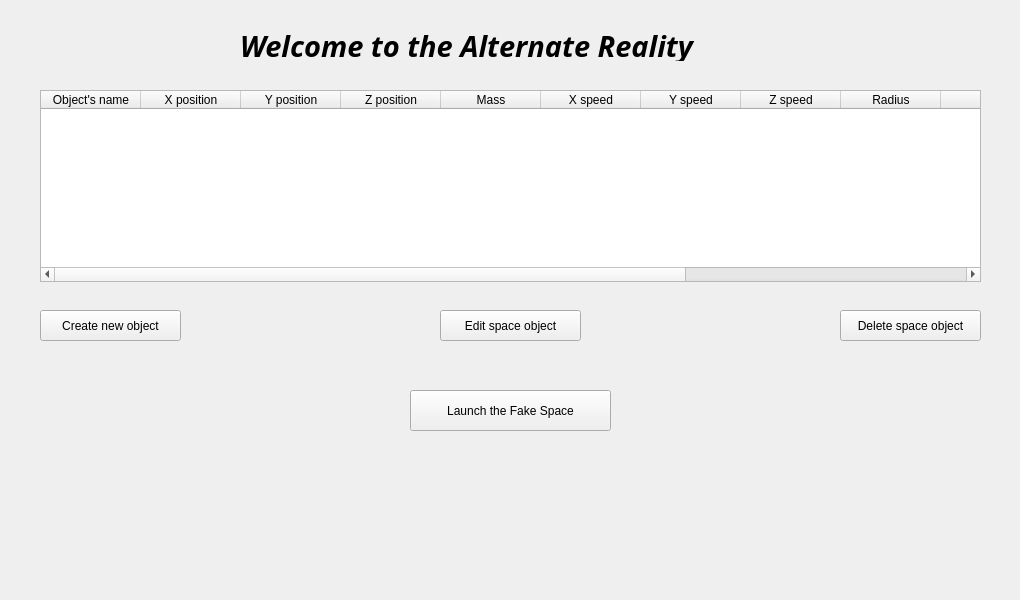
<?xml version="1.0" encoding="UTF-8"?>
<ui version="4.0">
 <class>MainWindow</class>
 <widget class="QMainWindow" name="MainWindow">
  <property name="geometry">
   <rect>
    <x>0</x>
    <y>0</y>
    <width>1020</width>
    <height>600</height>
   </rect>
  </property>
  <property name="windowTitle">
   <string>Welcome to the FAKE space</string>
  </property>
  <widget class="QWidget" name="centralwidget">
   <widget class="QPushButton" name="pushButton">
    <property name="geometry">
     <rect>
      <x>410</x>
      <y>390</y>
      <width>201</width>
      <height>41</height>
     </rect>
    </property>
    <property name="text">
     <string>Launch the Fake Space</string>
    </property>
   </widget>
   <widget class="QPushButton" name="pushButton_3">
    <property name="geometry">
     <rect>
      <x>40</x>
      <y>310</y>
      <width>141</width>
      <height>31</height>
     </rect>
    </property>
    <property name="text">
     <string>Create new object</string>
    </property>
   </widget>
   <widget class="QTableWidget" name="tableWidget">
    <property name="geometry">
     <rect>
      <x>40</x>
      <y>90</y>
      <width>941</width>
      <height>192</height>
     </rect>
    </property>
    <column>
     <property name="text">
      <string>Object's name</string>
     </property>
    </column>
    <column>
     <property name="text">
      <string>X position</string>
     </property>
    </column>
    <column>
     <property name="text">
      <string>Y position</string>
     </property>
    </column>
    <column>
     <property name="text">
      <string>Z position</string>
     </property>
    </column>
    <column>
     <property name="text">
      <string>Mass</string>
     </property>
    </column>
    <column>
     <property name="text">
      <string>X speed</string>
     </property>
    </column>
    <column>
     <property name="text">
      <string>Y speed</string>
     </property>
    </column>
    <column>
     <property name="text">
      <string>Z speed</string>
     </property>
    </column>
    <column>
     <property name="text">
      <string>Radius</string>
     </property>
    </column>
    <column>
     <property name="text">
      <string>Red</string>
     </property>
    </column>
    <column>
     <property name="text">
      <string>Blue</string>
     </property>
    </column>
    <column>
     <property name="text">
      <string>Green</string>
     </property>
    </column>
    <column>
     <property name="text">
      <string>Object's type</string>
     </property>
    </column>
   </widget>
   <widget class="QPushButton" name="pushButton_4">
    <property name="geometry">
     <rect>
      <x>440</x>
      <y>310</y>
      <width>141</width>
      <height>31</height>
     </rect>
    </property>
    <property name="text">
     <string>Edit space object</string>
    </property>
   </widget>
   <widget class="QPushButton" name="pushButton_5">
    <property name="geometry">
     <rect>
      <x>840</x>
      <y>310</y>
      <width>141</width>
      <height>31</height>
     </rect>
    </property>
    <property name="text">
     <string>Delete space object</string>
    </property>
   </widget>
   <widget class="QLabel" name="label">
    <property name="geometry">
     <rect>
      <x>240</x>
      <y>30</y>
      <width>591</width>
      <height>31</height>
     </rect>
    </property>
    <property name="font">
     <font>
      <family>Monotype Corsiva</family>
      <pointsize>22</pointsize>
      <weight>75</weight>
      <italic>true</italic>
      <bold>true</bold>
     </font>
    </property>
    <property name="text">
     <string>Welcome to the Alternate Reality</string>
    </property>
   </widget>
  </widget>
  <widget class="QMenuBar" name="menubar">
   <property name="geometry">
    <rect>
     <x>0</x>
     <y>0</y>
     <width>1020</width>
     <height>25</height>
    </rect>
   </property>
  </widget>
 </widget>
 <resources/>
 <connections/>
</ui>
